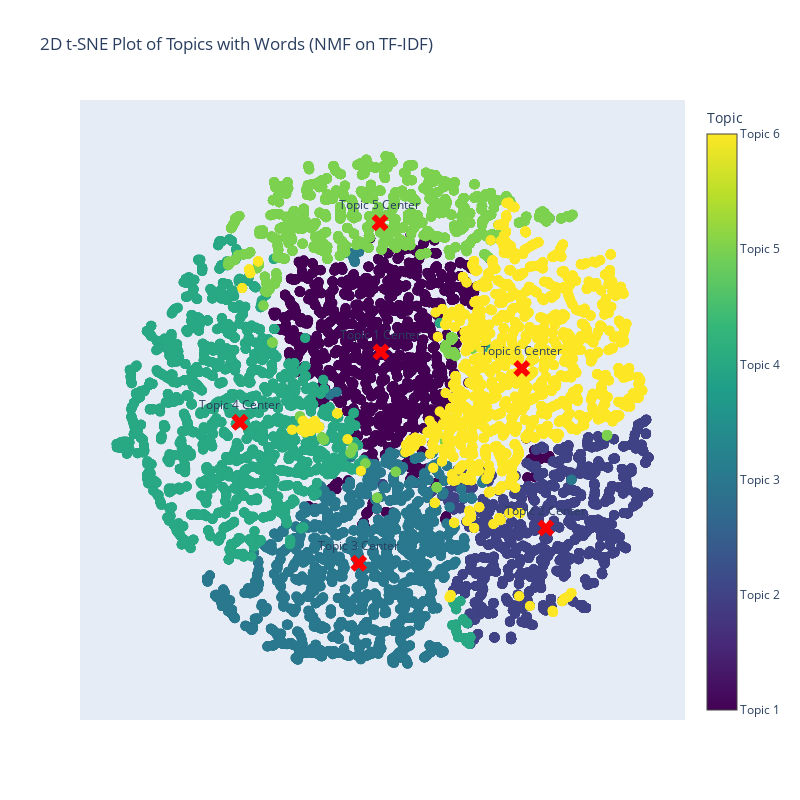

The cell this chart's notebook holds for it:
### Code cell
# Plot the 2D t-SNE for NMF topics
plot_tsne_nmf_topics(nmf_model, tfidf_matrix, topic_matrix, feature_names)

### Figure 1 — Plotly figure (JSON) as saved in the notebook; plotly's stock layout.template omitted (floating-point values rounded to 4 significant figures; data arrays with more than 128 entries replaced by an {"elided": "..."} marker saying what was removed)
{"data": [{"hoverinfo": "text", "marker": {"color": {"elided": "26508 int values"}, "colorbar": {"ticktext": ["Topic 1", "Topic 2", "Topic 3", "Topic 4", "Topic 5", "Topic 6"], "tickvals": [1, 2, 3, 4, 5, 6], "title": {"text": "Topic"}}, "colorscale": [[0, "#440154"], [0.1111, "#482878"], [0.2222, "#3e4989"], [0.3333, "#31688e"], [0.4444, "#26828e"], [0.5556, "#1f9e89"], [0.6667, "#35b779"], [0.7778, "#6ece58"], [0.8889, "#b5de2b"], [1, "#fde725"]], "showscale": true, "size": 10}, "mode": "markers", "text": {"elided": "26508 str values"}, "type": "scatter", "x": {"elided": "26508 float values"}, "y": {"elided": "26508 float values"}}, {"hoverinfo": "text", "marker": {"color": "red", "size": 15, "symbol": "x"}, "mode": "markers+text", "name": "Topic 1 Center", "text": ["Topic 1 Center"], "textposition": "top center", "type": "scatter", "x": [-7.349], "y": [28.87]}, {"hoverinfo": "text", "marker": {"color": "red", "size": 15, "symbol": "x"}, "mode": "markers+text", "name": "Topic 2 Center", "text": ["Topic 2 Center"], "textposition": "top center", "type": "scatter", "x": [66.33], "y": [-49.8]}, {"hoverinfo": "text", "marker": {"color": "red", "size": 15, "symbol": "x"}, "mode": "markers+text", "name": "Topic 3 Center", "text": ["Topic 3 Center"], "textposition": "top center", "type": "scatter", "x": [-17.26], "y": [-65.57]}, {"hoverinfo": "text", "marker": {"color": "red", "size": 15, "symbol": "x"}, "mode": "markers+text", "name": "Topic 4 Center", "text": ["Topic 4 Center"], "textposition": "top center", "type": "scatter", "x": [-70.4], "y": [-2.511]}, {"hoverinfo": "text", "marker": {"color": "red", "size": 15, "symbol": "x"}, "mode": "markers+text", "name": "Topic 5 Center", "text": ["Topic 5 Center"], "textposition": "top center", "type": "scatter", "x": [-7.773], "y": [86.56]}, {"hoverinfo": "text", "marker": {"color": "red", "size": 15, "symbol": "x"}, "mode": "markers+text", "name": "Topic 6 Center", "text": ["Topic 6 Center"], "textposition": "top center", "type": "scatter", "x": [55.57], "y": [21.41]}, {"marker": {"color": 1, "colorscale": [[0, "#440154"], [0.1111, "#482878"], [0.2222, "#3e4989"], [0.3333, "#31688e"], [0.4444, "#26828e"], [0.5556, "#1f9e89"], [0.6667, "#35b779"], [0.7778, "#6ece58"], [0.8889, "#b5de2b"], [1, "#fde725"]], "size": 10}, "mode": "markers", "name": "Topic 1", "type": "scatter", "x": [null], "y": [null]}, {"marker": {"color": 2, "colorscale": [[0, "#440154"], [0.1111, "#482878"], [0.2222, "#3e4989"], [0.3333, "#31688e"], [0.4444, "#26828e"], [0.5556, "#1f9e89"], [0.6667, "#35b779"], [0.7778, "#6ece58"], [0.8889, "#b5de2b"], [1, "#fde725"]], "size": 10}, "mode": "markers", "name": "Topic 2", "type": "scatter", "x": [null], "y": [null]}, {"marker": {"color": 3, "colorscale": [[0, "#440154"], [0.1111, "#482878"], [0.2222, "#3e4989"], [0.3333, "#31688e"], [0.4444, "#26828e"], [0.5556, "#1f9e89"], [0.6667, "#35b779"], [0.7778, "#6ece58"], [0.8889, "#b5de2b"], [1, "#fde725"]], "size": 10}, "mode": "markers", "name": "Topic 3", "type": "scatter", "x": [null], "y": [null]}, {"marker": {"color": 4, "colorscale": [[0, "#440154"], [0.1111, "#482878"], [0.2222, "#3e4989"], [0.3333, "#31688e"], [0.4444, "#26828e"], [0.5556, "#1f9e89"], [0.6667, "#35b779"], [0.7778, "#6ece58"], [0.8889, "#b5de2b"], [1, "#fde725"]], "size": 10}, "mode": "markers", "name": "Topic 4", "type": "scatter", "x": [null], "y": [null]}, {"marker": {"color": 5, "colorscale": [[0, "#440154"], [0.1111, "#482878"], [0.2222, "#3e4989"], [0.3333, "#31688e"], [0.4444, "#26828e"], [0.5556, "#1f9e89"], [0.6667, "#35b779"], [0.7778, "#6ece58"], [0.8889, "#b5de2b"], [1, "#fde725"]], "size": 10}, "mode": "markers", "name": "Topic 5", "type": "scatter", "x": [null], "y": [null]}, {"marker": {"color": 6, "colorscale": [[0, "#440154"], [0.1111, "#482878"], [0.2222, "#3e4989"], [0.3333, "#31688e"], [0.4444, "#26828e"], [0.5556, "#1f9e89"], [0.6667, "#35b779"], [0.7778, "#6ece58"], [0.8889, "#b5de2b"], [1, "#fde725"]], "size": 10}, "mode": "markers", "name": "Topic 6", "type": "scatter", "x": [null], "y": [null]}], "layout": {"height": 800, "hovermode": "closest", "showlegend": false, "title": {"text": "2D t-SNE Plot of Topics with Words (NMF on TF-IDF)"}, "width": 800, "xaxis": {"scaleanchor": "y", "scaleratio": 1, "visible": false}, "yaxis": {"visible": false}}}
